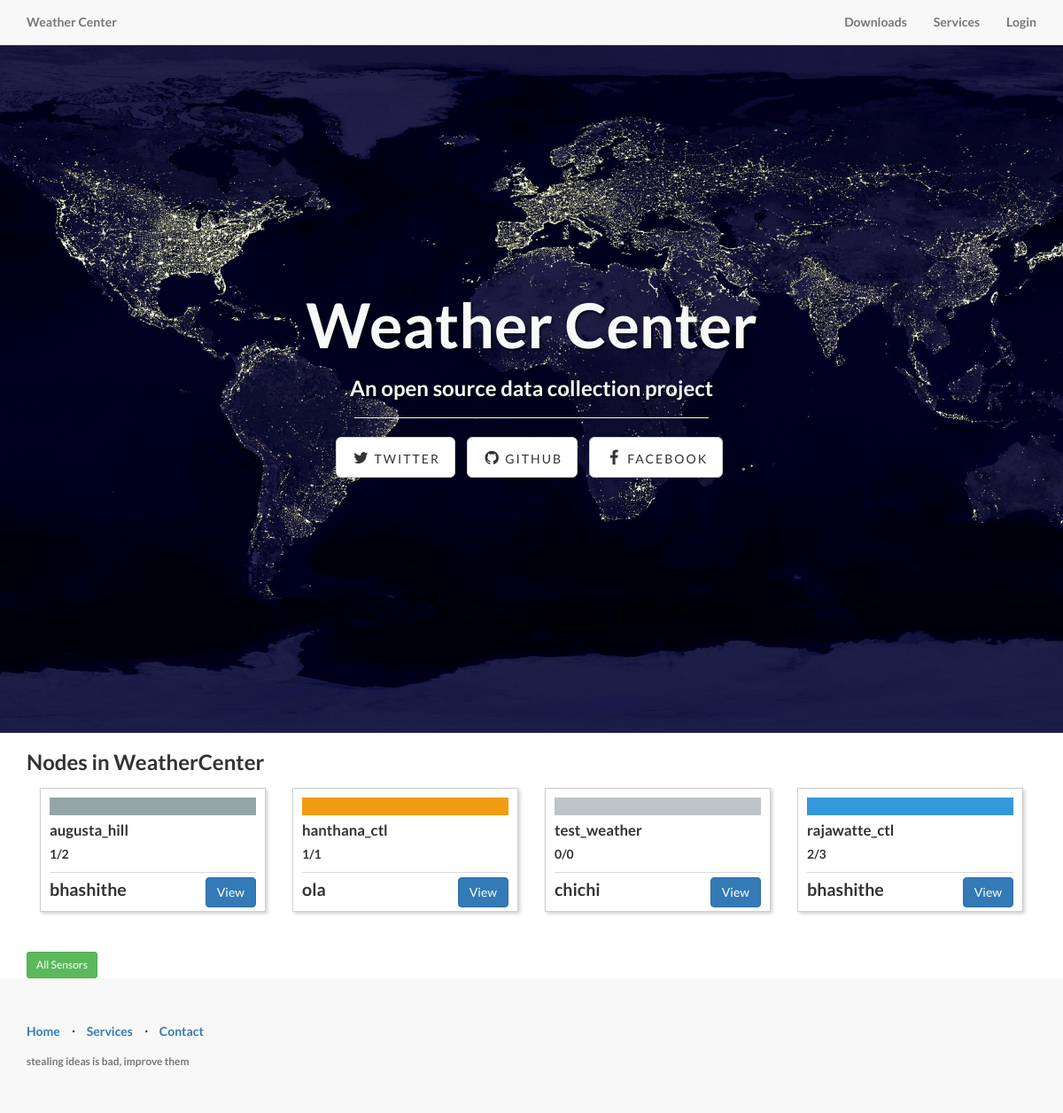
The page / on the database its author committed.
### tables this page shows
CREATE TABLE IF NOT EXISTS `node` (
`node_id` int(11) NOT NULL,
  `node_name` varchar(50) NOT NULL,
  `location` int(11) NOT NULL,
  `node_type` varchar(50) NOT NULL,
  `uniq_str` varchar(100) NOT NULL,
  `time_stamp` timestamp NOT NULL DEFAULT CURRENT_TIMESTAMP
);

CREATE TABLE IF NOT EXISTS `user` (
  `username` varchar(25) NOT NULL,
  `email` varchar(255) NOT NULL,
  `email_code` varchar(255) NOT NULL,
  `password` text NOT NULL,
  `generated_string` varchar(255) NOT NULL,
  `confirmed` int(1) NOT NULL,
`id` int(11) NOT NULL,
  `freq` int(11) NOT NULL DEFAULT '1800',
  `type` varchar(10) NOT NULL DEFAULT 'user'
);

### lib/classes/Database.php (called while the page is built, shortened)
<?php
class Database {
    private $db;
    private static $instance=NULL;
    private $config = array(
                            'host'      => 'localhost',
                            'username' 	=> 'root',
                            'password' 	=> '',
                            'dbname' 	=> 'weather'
                            );
    private function __construct() {
        try
        {
            $this->db = new PDO('mysql:host=' . $this->config['host'] . ';dbname=' . $this->config['dbname'], $this->config['username'], $this->config['password']);
            $this->db->setAttribute(PDO::ATTR_ERRMODE, PDO::ERRMODE_EXCEPTION);
        } catch (PDOException $e) {
            die($e->getMessage());
            exit();
        }
    }
    public static function getConnection()
    {
        if(self::$instance==NULL)
        {
            self::$instance = new Database();
        }
        return self::$instance;
    }
    public function prepare($sql)
    {
        return $this->db->prepare($sql);
    }
}

### lib/init.php (called while the page is built, shortened)
<?php
require 'classes/Database.php';
require 'classes/User.php';
require 'classes/general.php';
$general = new General();

### lib/classes/general.php (called while the page is built, shortened)
<?php
class General{
    private $db;
    public function __construct() {
        $this->db = Database::getConnection();
    }
    public function getRandomNodes()
    {
        $query = $this->db->prepare("SELECT `node_id` FROM `node` ORDER BY RAND() LIMIT 9");
        try
        {
            $query->execute();
            return $query->fetchAll();
        }
        catch (PDOException $e)
        {
            die($e->getMessage());
        }
    }
}

### lib/classes/Node.php (called while the page is built, shortened)
<?php
require 'Sensor.php';
require 'TemperatureSensor.php';
require 'PressureSensor.php';
class Node {
    private $db;
    private $node_id;
    private $node_name;
    private $owner;
    public function __construct() {
        $this->db = Database::getConnection();
        switch( func_num_args() ) {
            case 1:
                self::__construct1($argv[0]);
                break;
         }
    }
    public function __construct1($id)
    {
        $this->node_id = $id;
        $this->setName($id);
        $this->setOwnerId($id);
        $this->setUniqStr($id);
        $this->setType($id);
        $this->setLastUpload($id);
    }
    public function getOwnerId() {
        return $this->owner;
    }
    public function getSensorCount()
    {
        $query = $this->db->prepare("SELECT COUNT(`sensor_id`) FROM `sensor` WHERE `node_id` = ?");
        $query->bindValue(1,  $this->getNodeId());
        try
        {
            $query->execute();
            $data = $query->fetchColumn();
            return $data;
        } catch (PDOException $e)
        {
            die($e->getMessage());
        }
    }
    public function getNodeId() {
        return $this->node_id;
    }
    public function getName() {
        return $this->node_name;
    }
    public function setName($id)
    {
        $query = $this->db->prepare("SELECT `node_name` FROM `node` WHERE `node_id` = ?");
        $query->bindValue(1,$id);
        try
        {
           $query->execute();
           $this->node_name = $query->fetchColumn();
        }
        catch(PDOException $e)
        {
           die($e->getMessage());
        }
    }
    public function setUniqStr($id)
    {
        $query = $this->db->prepare("SELECT `uniq_str` FROM `node` WHERE `node_id` = ?");
        $query->bindValue(1,$id);
        try
        {
            $query->execute();
        }
        catch(PDOException $e)
        {
            die($e->getMessage());
        }
    }
    public function setType($id)
    {
        $query = $this->db->prepare("SELECT `node_type` FROM `node` WHERE `node_id` = ?");
        $query->bindValue(1,$id);
        try
        {
            $query->execute();
        }
        catch(PDOException $e)
        {
            die($e->getMessage());
        }
    }
    public function setOwnerId($id)
    {
        $query = $this->db->prepare("SELECT `user_id` FROM `user_node` WHERE `node_id` = ?");
        $query->bindValue(1,$id);
        try
        {
            $query->execute();
            $this->owner= $query->fetchColumn();
        }
        catch(PDOException $e)
        {
            die($e->getMessage());
        }
    }
    public function getActiveSensors()
    {
        $query = $this->db->prepare("SELECT `sensor_id`,`sensor_type` FROM `sensor` WHERE `node_id` = ? AND `activated` = 1");
        $query->bindValue(1,  $this->getNodeId());
        try
        {
            $query->execute();
            $data = $query->fetchAll();
            $sensors = NULL;
            $senor_factory = new SensorFactory();
            foreach ($data as $value) {
                $sensors[] = $senor_factory->getSensorObjectWithId($value['sensor_type'], $value['sensor_id']);
            }
            return $sensors;
        }
        catch (PDOException $e)
        {
            die($e->getMessage());
        }
    }
    public function setLastUpload($id)
    {
        $query = $this->db->prepare("SELECT `time_stamp` FROM `node` WHERE `node_id` = ?");
        $query->bindValue(1,$id);
        try
        {
           $query->execute();
        }
        catch(PDOException $e)
        {
           die($e->getMessage());
        }
    }
}

### lib/classes/PressureSensor.php (called while the page is built, shortened)
<?php
class PressureSensor extends Sensor
{
    public function __construct(){
        $this->db = Database::getConnection();
        switch( func_num_args() ) {
            case 1:
                self::__construct1($argv[0]);
                break;
        }
    }
    public function __construct1($sensor_id)
    {
        $this->sensor_id = $sensor_id;
        $this->setActivated();
    }
}

### lib/classes/Sensor.php (called while the page is built, shortened)
<?php
abstract class Sensor {
    protected $sensor_id;
    protected $db;
    public function getSensorId() {
        return $this->sensor_id;
    }
    public function setActivated()
    {
        $query = $this->db->prepare("SELECT `activated` FROM `sensor`  WHERE `sensor_id` = ?");
        $query->bindValue(1, $this->getSensorId());
        try
        {
            $query->execute();
        }
        catch (PDOException $e)
        {
            die($e->getMessage());
        }
    }
}

### lib/classes/SensorFactory.php (called while the page is built, shortened)
<?php
class SensorFactory {
    public function getSensorObjectWithId($type, $id)
    {
        if($type==Sensor::PRESSURE)
        {
            return new PressureSensor($id);
        }
        else if($type==Sensor::TEMPERATURE)
        {
            return new TemperatureSensor($id);
        }
        else if($type==Sensor::HUMIDITY)
        {
            return new HumiditySensor($id);
        }
    }
}

### lib/classes/User.php (called while the page is built, shortened)
<?php
require 'Node.php';
class User extends Visitor {
    protected $db;
    public function __construct() {
        $this->db = Database::getConnection();
        switch( func_num_args() ) {
            case 0:
                self::__construct1();
                break;
            case 1:
                self::__construct2($argv[0]);
                break;
         }
    }
    public function __construct2($id)
    {
        $this->setUsername($id);
        $this->setEmail($id);
        $this->setConfirmed($id);
    }
    public function setUsername($id)
    {
        $query = $this->db->prepare("SELECT `username` FROM `user` WHERE `id` = ?");
        $query->bindValue(1,$id);
        try
        {
            $query->execute();
        } catch (PDOException $e) {
            die($e->getMessage());
        }
    }
    public function setConfirmed($id)
    {
        $query = $this->db->prepare("SELECT `confirmed` FROM `user` WHERE `id` = ?");
        $query->bindValue(1,$id);
        try {
            $query->execute();
        } catch (PDOException $e) {
            die($e->getMessage());
        }
    }
    public function setEmail($id)
    {
        $query = $this->db->prepare("SELECT `email` FROM `user` WHERE `id` = ?");
        $query->bindValue(1,$id);
        try {
            $query->execute();
        } catch (PDOException $e) {
            die($e->getMessage());
        }
    }
}

### lib/classes/TemperatureSensor.php (called while the page is built, shortened)
<?php
class TemperatureSensor extends Sensor
{
    public function __construct() {
        $this->db = Database::getConnection();
        switch( func_num_args() ) {
            case 1:
                self::__construct1($argv[0]);
                break;
        }
    }
    public function __construct1($sensor_id)
    {
        $this->sensor_id = $sensor_id;
        $this->setActivated();
    }
}

### index.php (the view, shortened to what this page needs)
<?php
    include 'lib/init.php';
    $node_ids = null;
    $rand = array('#1abc9c', '#f39c12', '#95a5a6', '#3498db', '#34495e', '#c0392b', '#bdc3c7', '#d35400', '#16a085', '#2c3e50');
    if(isset($_GET['all']))
    {
        $node_ids = $general->getAllNodes();
    }
    else
    {
        $node_ids = $general->getRandomNodes();
    }
?>
<!DOCTYPE html>
<html lang="en">
<head>
    <?php
        include 'reqs/head.php';
    ?>
</head>
<body>
   <?php
    include 'reqs/menu.php';
   ?>
    <div class="intro-header">
        <div class="container">
            <div class="row">
                <div class="col-lg-12">
                    <div class="intro-message">
                        <h1>Weather Center</h1>
                        <h3>An open source data collection project</h3>
                        <hr class="intro-divider">
                        <ul class="list-inline intro-social-buttons">
                            <li>
                                <a href="https://twitter.com/weather_lka" class="btn btn-default btn-lg"><i class="fa fa-twitter fa-fw"></i> <span class="network-name">Twitter</span></a>
                            </li>
                            <li>
                                <a href="https://github.com/bhashithe/weather_lka" class="btn btn-default btn-lg"><i class="fa fa-github fa-fw"></i> <span class="network-name">Github</span></a>
                            </li>
                            <li>
                                <a href="#" class="btn btn-default btn-lg"><i class="fa fa-facebook fa-fw"></i> <span class="network-name">Facebook</span></a>
                            </li>
                        </ul>
                    </div>
                </div>
            </div>
        </div>
    </div>
    <div class="container">
        <div class="row">
            <div class="col-lg-12">
                <h3>
                <?php
                    if(isset($_GET['all']))
                    {
                        echo "All nodes in WeatherCenter";
                    }
                    else
                    {
                        echo "Nodes in WeatherCenter";
                    }
                ?>
                </h3>
                <?php
                   foreach ($node_ids as $node_id)
                   {
                       $node = new Node($node_id['node_id']);
                       $owner = new User($node->getOwnerId());
                ?>
              <div class="col-md-3">
                <div class="productbox">
                    <div class="img-responsive" style="background-color: <?php echo $rand[rand(0,9)]; ?>">&nbsp;</div>
                    <div class="producttitle"><?php echo $node->getName(); ?></div>
                    <p class="text-justify"><?php echo count($node->getActiveSensors()).'/'.$node->getSensorCount();?></p>
                    <div class="productprice"><div class="pull-right"><a href="node_data.php?id=<?php echo $node->getNodeId(); ?>" class="btn btn-primary btm-sm" role="button">View</a></div><div class="pricetext"><?php echo $owner->getUsername(); ?></div></div>
                </div>
              </div>
                <?php
                   }
                ?>
            </div>
        </div>
    </div>
    <br>
    <br>
    <div class="container">
        <div class="row">
            <div class="col-lg-1">
                <a class="btn btn-sm btn-success" href="index.php?all">All Sensors</a>
            </div>
        </div>
    </div>
    <footer>
        <div class="container">
            <div class="row">
                <div class="col-lg-12">
                    <ul class="list-inline">
                        <li>
                            <a href="#">Home</a>
                        </li>
                        <li class="footer-menu-divider">&sdot;</li>
                        <li>
                            <a href="#services">Services</a>
                        </li>
                            <li class="footer-menu-divider">&sdot;</li>
                        <li>
                            <a href="#contact">Contact</a>
                        </li>
                    </ul>
                    <p class="copyright text-muted small">stealing ideas is bad, improve them</p>
                </div>
            </div>
        </div>
    </footer>
</body>
</html>

### rows shown on the page
node: node_name "augusta_hill", count($node->getActiveSensors()) "1", SensorCount "2", user.username "bhashithe"
node: node_name "hanthana_ctl", count($node->getActiveSensors()) "1", SensorCount "1", user.username "ola"
node: node_name "test_weather", count($node->getActiveSensors()) "0", SensorCount "0", user.username "chichi"
node: node_name "rajawatte_ctl", count($node->getActiveSensors()) "2", SensorCount "3", user.username "bhashithe"
